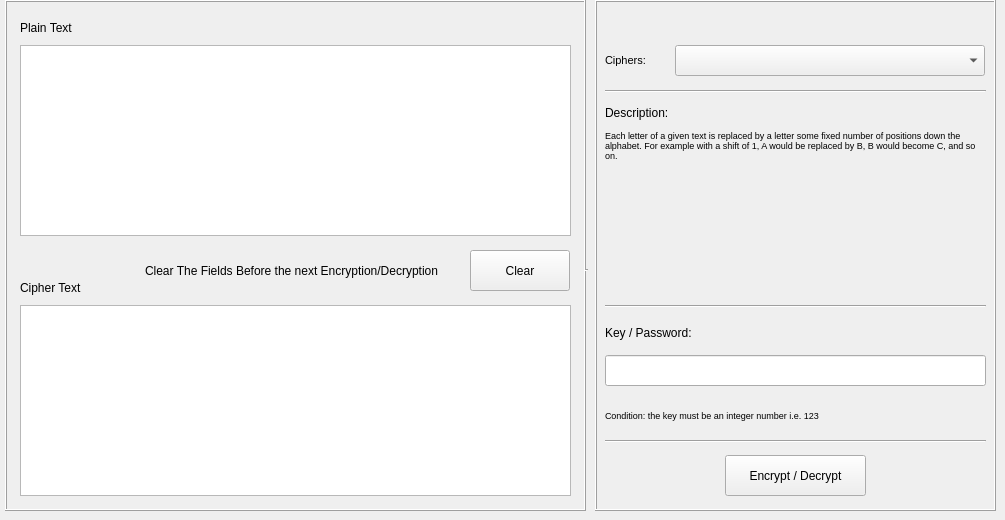
    <widget class="QWidget" name="tab_9">
     <attribute name="title">
      <string>Block</string>
     </attribute>
     <widget class="QFrame" name="frame_15">
      <property name="geometry">
       <rect>
        <x>5</x>
        <y>0</y>
        <width>581</width>
        <height>511</height>
       </rect>
      </property>
      <property name="frameShape">
       <enum>QFrame::Box</enum>
      </property>
      <property name="frameShadow">
       <enum>QFrame::Raised</enum>
      </property>
      <widget class="QTextEdit" name="blck_pt">
       <property name="geometry">
        <rect>
         <x>15</x>
         <y>45</y>
         <width>551</width>
         <height>191</height>
        </rect>
       </property>
      </widget>
      <widget class="QLabel" name="label_20">
       <property name="geometry">
        <rect>
         <x>15</x>
         <y>20</y>
         <width>61</width>
         <height>16</height>
        </rect>
       </property>
       <property name="text">
        <string>Plain Text</string>
       </property>
      </widget>
      <widget class="QLabel" name="label_21">
       <property name="geometry">
        <rect>
         <x>15</x>
         <y>280</y>
         <width>71</width>
         <height>16</height>
        </rect>
       </property>
       <property name="text">
        <string>Cipher Text</string>
       </property>
      </widget>
      <widget class="QTextEdit" name="blck_ct">
       <property name="geometry">
        <rect>
         <x>15</x>
         <y>305</y>
         <width>551</width>
         <height>191</height>
        </rect>
       </property>
      </widget>
      <widget class="QPushButton" name="uni_clr_5">
       <property name="geometry">
        <rect>
         <x>465</x>
         <y>250</y>
         <width>100</width>
         <height>41</height>
        </rect>
       </property>
       <property name="text">
        <string>Clear</string>
       </property>
      </widget>
      <widget class="QLabel" name="label_55">
       <property name="geometry">
        <rect>
         <x>140</x>
         <y>255</y>
         <width>316</width>
         <height>31</height>
        </rect>
       </property>
       <property name="text">
        <string>Clear The Fields Before the next Encryption/Decryption</string>
       </property>
      </widget>
     </widget>
     <widget class="QFrame" name="frame_20">
      <property name="geometry">
       <rect>
        <x>595</x>
        <y>0</y>
        <width>401</width>
        <height>511</height>
       </rect>
      </property>
      <property name="frameShape">
       <enum>QFrame::Box</enum>
      </property>
      <property name="frameShadow">
       <enum>QFrame::Raised</enum>
      </property>
      <property name="lineWidth">
       <number>1</number>
      </property>
      <widget class="QLabel" name="label_49">
       <property name="geometry">
        <rect>
         <x>10</x>
         <y>45</y>
         <width>61</width>
         <height>31</height>
        </rect>
       </property>
       <property name="font">
        <font>
         <pointsize>8</pointsize>
        </font>
       </property>
       <property name="text">
        <string>Ciphers:</string>
       </property>
      </widget>
      <widget class="QComboBox" name="blck_list">
       <property name="geometry">
        <rect>
         <x>80</x>
         <y>45</y>
         <width>310</width>
         <height>31</height>
        </rect>
       </property>
      </widget>
      <widget class="QLabel" name="label_50">
       <property name="geometry">
        <rect>
         <x>10</x>
         <y>105</y>
         <width>71</width>
         <height>16</height>
        </rect>
       </property>
       <property name="text">
        <string>Description:</string>
       </property>
      </widget>
      <widget class="QLabel" name="blck_desc">
       <property name="geometry">
        <rect>
         <x>10</x>
         <y>130</y>
         <width>381</width>
         <height>166</height>
        </rect>
       </property>
       <property name="font">
        <font>
         <pointsize>7</pointsize>
        </font>
       </property>
       <property name="text">
        <string>Each letter of a given text is replaced by a letter some fixed number of positions down the alphabet. For example with a shift of 1, A would be replaced by B, B would become C, and so on.</string>
       </property>
       <property name="alignment">
        <set>Qt::AlignLeading|Qt::AlignLeft|Qt::AlignTop</set>
       </property>
       <property name="wordWrap">
        <bool>true</bool>
       </property>
      </widget>
      <widget class="QLineEdit" name="blck_key">
       <property name="geometry">
        <rect>
         <x>10</x>
         <y>355</y>
         <width>381</width>
         <height>31</height>
        </rect>
       </property>
       <property name="text">
        <string/>
       </property>
      </widget>
      <widget class="QLabel" name="label_52">
       <property name="geometry">
        <rect>
         <x>10</x>
         <y>325</y>
         <width>101</width>
         <height>16</height>
        </rect>
       </property>
       <property name="text">
        <string>Key / Password:</string>
       </property>
      </widget>
      <widget class="QPushButton" name="blck_btn">
       <property name="geometry">
        <rect>
         <x>130</x>
         <y>455</y>
         <width>141</width>
         <height>41</height>
        </rect>
       </property>
       <property name="text">
        <string>Encrypt / Decrypt</string>
       </property>
      </widget>
      <widget class="QLabel" name="blck_con">
       <property name="geometry">
        <rect>
         <x>10</x>
         <y>395</y>
         <width>381</width>
         <height>40</height>
        </rect>
       </property>
       <property name="font">
        <font>
         <pointsize>7</pointsize>
        </font>
       </property>
       <property name="text">
        <string>Condition: the key must be an integer number i.e. 123</string>
       </property>
       <property name="wordWrap">
        <bool>true</bool>
       </property>
      </widget>
     </widget>
     <widget class="Line" name="signup_line1_13">
      <property name="geometry">
       <rect>
        <x>605</x>
        <y>90</y>
        <width>381</width>
        <height>3</height>
       </rect>
      </property>
      <property name="orientation">
       <enum>Qt::Horizontal</enum>
      </property>
     </widget>
     <widget class="Line" name="signup_line1_14">
      <property name="geometry">
       <rect>
        <x>605</x>
        <y>440</y>
        <width>381</width>
        <height>3</height>
       </rect>
      </property>
      <property name="orientation">
       <enum>Qt::Horizontal</enum>
      </property>
     </widget>
     <widget class="Line" name="signup_line1_15">
      <property name="geometry">
       <rect>
        <x>605</x>
        <y>305</y>
        <width>381</width>
        <height>3</height>
       </rect>
      </property>
      <property name="orientation">
       <enum>Qt::Horizontal</enum>
      </property>
     </widget>
     <widget class="Line" name="signup_line1_20">
      <property name="geometry">
       <rect>
        <x>585</x>
        <y>45</y>
        <width>3</width>
        <height>450</height>
       </rect>
      </property>
      <property name="styleSheet">
       <string notr="true"/>
      </property>
      <property name="orientation">
       <enum>Qt::Horizontal</enum>
      </property>
     </widget>
    </widget>
